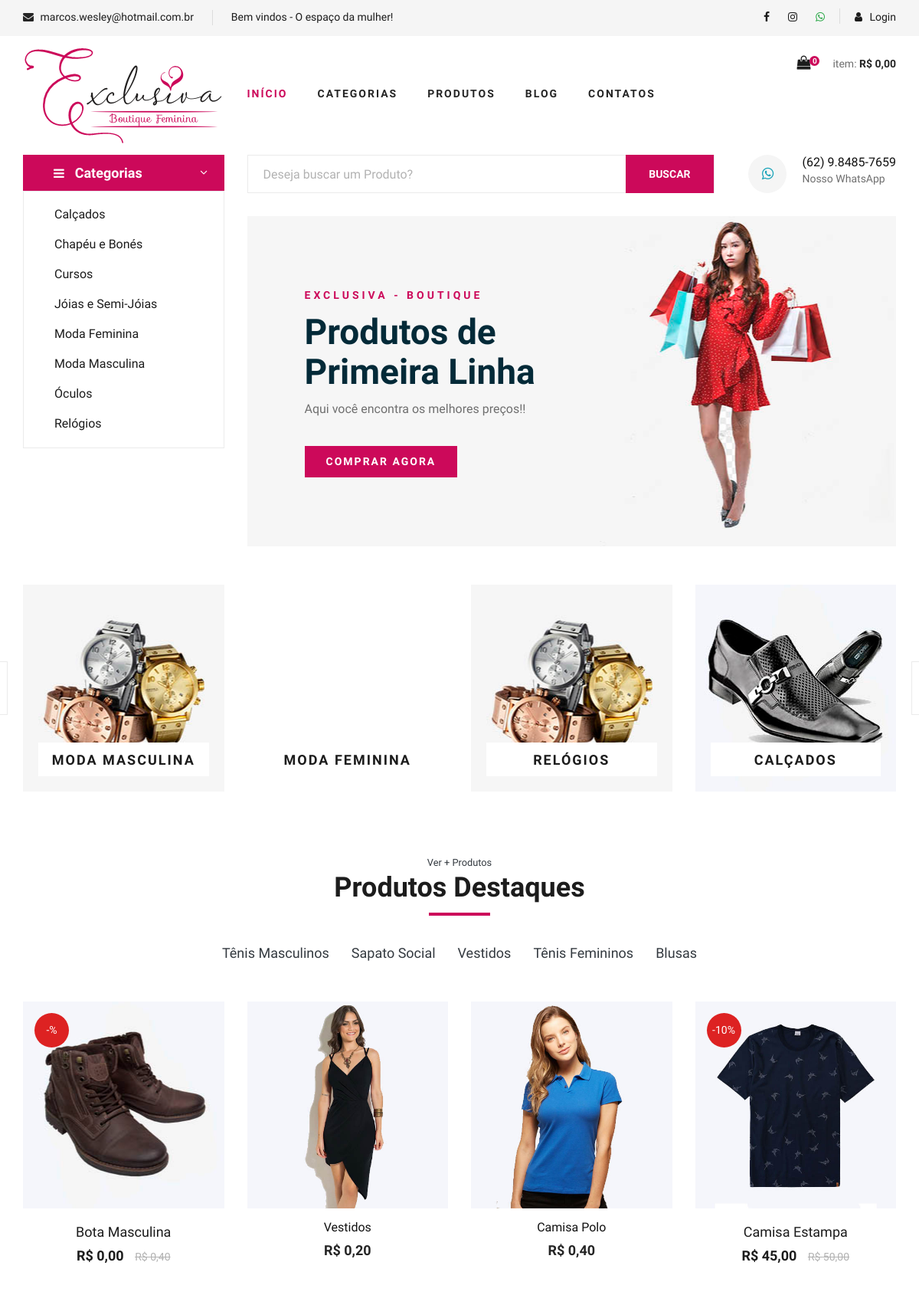
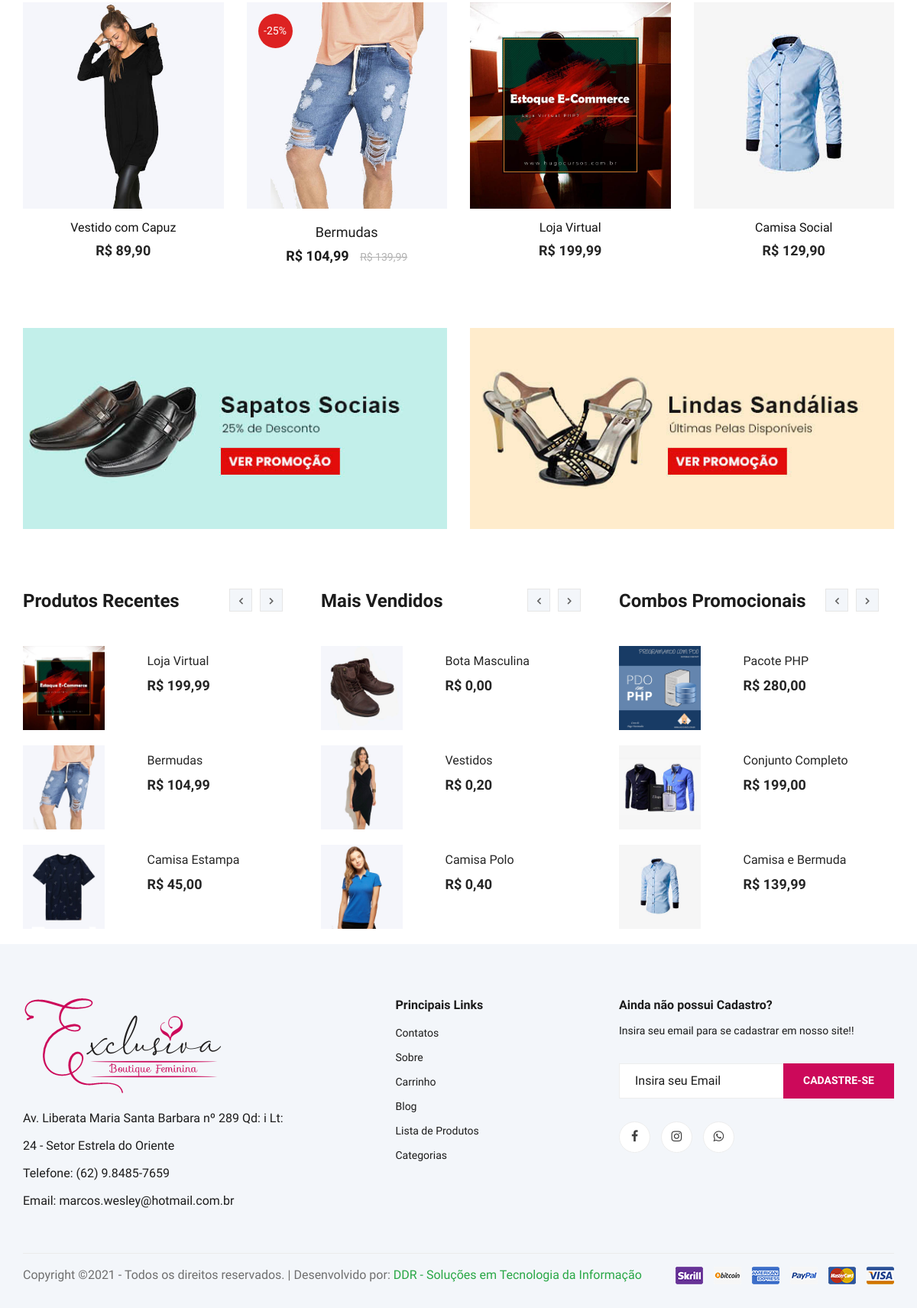
The page / on the database its author committed (2 pictures, top to bottom).
### tables this page shows
CREATE TABLE `categorias` (
  `id` int(11) NOT NULL AUTO_INCREMENT,
  `nome` varchar(50) NOT NULL,
  `nome_url` varchar(50) NOT NULL,
  `imagem` varchar(100) NOT NULL,
  PRIMARY KEY (`id`)
);

CREATE TABLE `sub_categorias` (
  `id` int(11) NOT NULL AUTO_INCREMENT,
  `nome` varchar(50) NOT NULL,
  `nome_url` varchar(50) NOT NULL,
  `imagem` varchar(100) NOT NULL,
  `id_categoria` int(11) NOT NULL,
  PRIMARY KEY (`id`)
);

CREATE TABLE `produtos` (
  `id` int(11) NOT NULL AUTO_INCREMENT,
  `categoria` int(11) NOT NULL,
  `sub_categoria` int(11) NOT NULL,
  `nome` varchar(100) NOT NULL,
  `nome_url` varchar(100) NOT NULL,
  `descricao` varchar(1000) NOT NULL,
  `descricao_longa` text NOT NULL,
  `valor` decimal(10,2) NOT NULL,
  `imagem` varchar(100) NOT NULL,
  `estoque` int(11) NOT NULL,
  `tipo_envio` int(11) NOT NULL,
  `palavras` varchar(250) NOT NULL,
  `ativo` varchar(5) NOT NULL,
  `peso` double(8,2) DEFAULT NULL,
  `largura` int(11) DEFAULT NULL,
  `altura` int(11) DEFAULT NULL,
  `comprimento` int(11) DEFAULT NULL,
  `modelo` varchar(100) DEFAULT NULL,
  `valor_frete` decimal(8,2) DEFAULT NULL,
  `promocao` varchar(5) NOT NULL,
  `vendas` int(11) DEFAULT NULL,
  `link` varchar(150) DEFAULT NULL,
  PRIMARY KEY (`id`)
);

CREATE TABLE `promocoes` (
  `id` int(11) NOT NULL AUTO_INCREMENT,
  `id_produto` int(11) NOT NULL,
  `valor` decimal(8,2) NOT NULL,
  `data_inicio` date NOT NULL,
  `data_final` date NOT NULL,
  `ativo` varchar(5) NOT NULL,
  `desconto` varchar(10) NOT NULL,
  PRIMARY KEY (`id`)
);

CREATE TABLE `promocao_banner` (
  `id` int(11) NOT NULL AUTO_INCREMENT,
  `titulo` varchar(50) NOT NULL,
  `link` varchar(100) NOT NULL,
  `imagem` varchar(100) NOT NULL,
  `ativo` varchar(5) NOT NULL,
  PRIMARY KEY (`id`)
);

CREATE TABLE `combos` (
  `id` int(11) NOT NULL AUTO_INCREMENT,
  `nome` varchar(100) NOT NULL,
  `nome_url` varchar(50) NOT NULL,
  `descricao` varchar(1000) NOT NULL,
  `descricao_longa` text NOT NULL,
  `valor` decimal(8,2) NOT NULL,
  `imagem` varchar(100) NOT NULL,
  `tipo_envio` int(1) NOT NULL,
  `palavras` varchar(250) NOT NULL,
  `ativo` varchar(5) NOT NULL,
  `peso` double(8,2) NOT NULL,
  `largura` double(8,2) NOT NULL,
  `altura` double(8,2) NOT NULL,
  `comprimento` double(8,2) NOT NULL,
  `valor_frete` decimal(10,2) DEFAULT NULL,
  `vendas` int(11) DEFAULT NULL,
  `link` varchar(150) DEFAULT NULL,
  PRIMARY KEY (`id`)
);

### config.php (called while the page is built, shortened)
<?php
$whatsapp = '(62) 9.8485-7659';
$whatsapp_link = '5562984857659';
$nome_loja = "Exclusiva - Boutique";
 ?>

### index.php (the view, shortened to what this page needs)
<?php
require_once("cabecalho.php");
require_once("conexao.php");
?>
<section class="hero">
  <div class="container">
    <div class="row">
      <div class="col-lg-3">
        <div class="hero__categories">
          <div class="hero__categories__all">
            <i class="fa fa-bars"></i>
            <span>Categorias</span>
          </div>
          <ul>
            <?php
            $query = $pdo->query("SELECT * FROM categorias order by nome asc ");
            $res = $query->fetchAll(PDO::FETCH_ASSOC);
            for ($i=0; $i < count($res); $i++) {
              $nome = $res[$i]['nome'];
              $nome_url = $res[$i]['nome_url'];
              ?>
              <li><a href="sub-categoria-de-<?php echo $nome_url ?>"><?php echo $nome ?></a></li>
            <?php } ?>
          </ul>
        </div>
      </div>
      <div class="col-lg-9">
        <div class="hero__search">
          <div class="hero__search__form">
           <form action="lista-produtos.php" method="get">
            <input name="txtBuscar" type="text" placeholder="Deseja buscar um Produto?">
            <button type="submit" class="site-btn">BUSCAR</button>
          </form>
        </div>
        <div class="hero__search__phone">
          <div class="hero__search__phone__icon">
            <a class="text-info" target="_blank" href="http://api.whatsapp.com/send?1=pt_BR&phone=<?php echo $whatsapp_link ?>" title="<?php echo $whatsapp ?>"><i class="fa fa-whatsapp"></i></a>
          </div>
          <div class="hero__search__phone__text">
            <h6><?php echo $whatsapp ?></h6>
            <span>Nosso WhatsApp</span>
          </div>
        </div>
      </div>
      <div class="hero__item set-bg bg-light" data-setbg="img/hero/banner.jpg">
        <div class="hero__text">
          <span><?php echo strToUpper($nome_loja) ?></span>
          <h2>Produtos de<br />Primeira Linha</h2>
          <p>Aqui você encontra os melhores preços!!</p>
          <a href="produtos.php" class="primary-btn">COMPRAR AGORA</a>
        </div>
      </div>
    </div>
  </div>
</div>
</section>
<section class="categories">
  <div class="container">
    <div class="row">
      <div class="categories__slider owl-carousel">
       <?php
       $query = $pdo->query("SELECT * FROM categorias order by id ");
       $res = $query->fetchAll(PDO::FETCH_ASSOC);
       for ($i=0; $i < count($res); $i++) {
        $nome = $res[$i]['nome'];
        $imagem = $res[$i]['imagem'];
        $nome_url = $res[$i]['nome_url'];
        ?>
        <div class="col-lg-3">
          <div class="categories__item set-bg" data-setbg="img/categorias/<?php echo $imagem ?>">
            <h5><a href="sub-categoria-de-<?php echo $nome_url ?>"><?php echo $nome ?></a></h5>
          </div>
        </div>
      <?php } ?>
    </div>
  </div>
</div>
</section>
<section class="featured spad">
  <div class="container">
    <div class="row">
      <div class="col-lg-12">
        <div class="section-title">
         <a class="text-dark" href="produtos.php"><span ><small>Ver + Produtos</small></span></a>
         <h2>Produtos Destaques </h2>
       </div>
       <div class="featured__controls">
        <ul>
         <?php
         $query = $pdo->query("SELECT * FROM sub_categorias order by id limit 5 ");
         $res = $query->fetchAll(PDO::FETCH_ASSOC);
         for ($i=0; $i < count($res); $i++) {
          $nome = $res[$i]['nome'];
          $nome_url = $res[$i]['nome_url'];
          ?>
          <li><a href="produtos-<?php echo $nome_url ?>" class="text-dark"><?php echo $nome ?></a></li>
        <?php } ?>
      </ul>
    </div>
  </div>
</div>
<div class="row featured__filter">
 <?php
 $query = $pdo->query("SELECT * FROM produtos where ativo = 'Sim' and estoque > 0 order by vendas desc limit 8 ");
 $res = $query->fetchAll(PDO::FETCH_ASSOC);
 for ($i=0; $i < count($res); $i++) {
  $nome = $res[$i]['nome'];
  $valor = $res[$i]['valor'];
  $nome_url = $res[$i]['nome_url'];
  $imagem = $res[$i]['imagem'];
  $promocao = $res[$i]['promocao'];
  $id = $res[$i]['id'];
  $valor = number_format($valor, 2, ',', '.');
  if($promocao == 'Sim'){
    $queryp = $pdo->query("SELECT * FROM promocoes where id_produto = '$id' ");
    $resp = $queryp->fetchAll(PDO::FETCH_ASSOC);
    $valor_promo = $resp[0]['valor'];
    $desconto = $resp[0]['desconto'];
    $valor_promo = number_format($valor_promo, 2, ',', '.');
    ?>
    <div class="col-lg-3 col-md-4 col-sm-6 mix sapatos fresh-meat">
      <div class="product__discount__item">
        <div class="product__discount__item__pic set-bg"
        data-setbg="img/produtos/<?php echo $imagem ?>">
        <div class="product__discount__percent">-<?php echo $desconto ?>%</div>
       </div>
       <div class="product__discount__item__text">
        <h5><a href="produto-<?php echo $nome_url ?>"><?php echo $nome ?></a></h5>
        <div class="product__item__price">R$ <?php echo $valor_promo ?> <span>R$ <?php echo $valor ?></span></div>
      </div>
    </div>
  </div>
<?php }else{ ?>
  <div class="col-lg-3 col-md-4 col-sm-6 mix sapatos fresh-meat">
    <div class="featured__item">
      <div class="featured__item__pic set-bg" data-setbg="img/produtos/<?php echo $imagem ?>">
        </div>
        <div class="featured__item__text">
          <a href="produto-<?php echo $nome_url ?>"><h6><?php echo $nome ?></h6>
            <h5>R$ <?php echo $valor ?></h5></a>
          </div>
        </div>
      </div>
    <?php } } ?>
  </div>
</div>
</section>
<div class="banner">
  <div class="container">
    <div class="row">
     <?php
     $query = $pdo->query("SELECT * FROM promocao_banner where ativo = 'Sim' order by id desc limit 2 ");
     $res = $query->fetchAll(PDO::FETCH_ASSOC);
     for ($i=0; $i < count($res); $i++) {
      $titulo = $res[$i]['titulo'];
      $link = $res[$i]['link'];
      $imagem = $res[$i]['imagem'];
      ?>
      <div class="col-lg-6 col-md-6 col-sm-6">
        <div class="banner__pic">
         <a href="<?php echo $link ?>" title="<?php echo $titulo ?>"> <img src="img/promocoes/<?php echo $imagem ?>" alt="<?php echo $titulo ?>"> </a>
       </div>
     </div>
   <?php } ?>
 </div>
</div>
</div>
<section class="latest-product spad d-none d-md-block">
  <div class="container">
    <div class="row">
      <div class="col-lg-4 col-md-6">
        <div class="latest-product__text">
          <h4>Produtos Recentes</h4>
          <div class="latest-product__slider owl-carousel">
            <div class="latest-prdouct__slider__item">
              <?php
              $query = $pdo->query("SELECT * FROM produtos order by id desc limit 3 ");
              $res = $query->fetchAll(PDO::FETCH_ASSOC);
              for ($i=0; $i < count($res); $i++) {
                $nome = $res[$i]['nome'];
                $valor = $res[$i]['valor'];
                $nome_url = $res[$i]['nome_url'];
                $imagem = $res[$i]['imagem'];
                $promocao = $res[$i]['promocao'];
                $id = $res[$i]['id'];
                if($promocao == 'Sim'){
                  $queryp = $pdo->query("SELECT * FROM promocoes where id_produto = '$id' ");
                  $resp = $queryp->fetchAll(PDO::FETCH_ASSOC);
                  $valor = $resp[0]['valor'];
                  $valor = number_format($valor, 2, ',', '.');
                }else{
                  $valor = number_format($valor, 2, ',', '.');
                }
                ?>
                <a href="produto-<?php echo $nome_url ?>" class="latest-product__item">
                  <div class="row">
                    <div class="col-md-5">
                      <div class="latest-product__item__pic">
                        <img src="img/produtos/<?php echo $imagem ?>" alt="">
                      </div>
                    </div>
                    <div class="col-md-7">
                      <div class="latest-product__item__text">
                        <h6><?php echo $nome ?></h6>
                        <span>R$ <?php echo $valor ?></span>
                      </div>
                    </div>
                  </div>
                </a>
              <?php } ?>
            </div>
          </div>
        </div>
      </div>
      <div class="col-lg-4 col-md-6">
        <div class="latest-product__text">
          <h4>Mais Vendidos</h4>
          <div class="latest-product__slider owl-carousel">
            <div class="latest-prdouct__slider__item">
              <?php
              $query = $pdo->query("SELECT * FROM produtos where ativo = 'Sim' and estoque > 0 order by vendas desc limit 3 ");
              $res = $query->fetchAll(PDO::FETCH_ASSOC);
              for ($i=0; $i < count($res); $i++) {
                $nome = $res[$i]['nome'];
                $valor = $res[$i]['valor'];
                $nome_url = $res[$i]['nome_url'];
                $imagem = $res[$i]['imagem'];
                $promocao = $res[$i]['promocao'];
                $id = $res[$i]['id'];
                if($promocao == 'Sim'){
                  $queryp = $pdo->query("SELECT * FROM promocoes where id_produto = '$id' ");
                  $resp = $queryp->fetchAll(PDO::FETCH_ASSOC);
                  $valor = $resp[0]['valor'];
                  $valor = number_format($valor, 2, ',', '.');
                }else{
                  $valor = number_format($valor, 2, ',', '.');
                }
                ?>
                <a href="produto-<?php echo $nome_url ?>" class="latest-product__item">
                  <div class="row">
                    <div class="col-md-5">
                      <div class="latest-product__item__pic">
                        <img src="img/produtos/<?php echo $imagem ?>" alt="">
                      </div>
                    </div>
                    <div class="col-md-7">
                      <div class="latest-product__item__text">
                        <h6><?php echo $nome ?></h6>
                        <span>R$ <?php echo $valor ?></span>
                      </div>
                    </div>
                  </div>
                </a>
              <?php } ?>
            </div>
          </div>
        </div>
      </div>
      <div class="col-lg-4 col-md-6">
        <div class="latest-product__text">
          <h4>Combos Promocionais</h4>
          <div class="latest-product__slider owl-carousel">
            <div class="latest-prdouct__slider__item">
              <?php
              $query = $pdo->query("SELECT * FROM combos where ativo = 'Sim' order by id desc limit 3 ");
              $res = $query->fetchAll(PDO::FETCH_ASSOC);
              for ($i=0; $i < count($res); $i++) {
                $nome = $res[$i]['nome'];
                $valor = $res[$i]['valor'];
                $nome_url = $res[$i]['nome_url'];
                $imagem = $res[$i]['imagem'];
                $valor = number_format($valor, 2, ',', '.');
                ?>
                <a href="combo-<?php echo $nome_url ?>" class="latest-product__item">
                  <div class="row">
                    <div class="col-md-5">
                      <div class="latest-product__item__pic">
                        <img src="img/combos/<?php echo $imagem ?>" alt="">
                      </div>
                    </div>
                    <div class="col-md-7">
                      <div class="latest-product__item__text">
                        <h6><?php echo $nome ?></h6>
                        <span>R$ <?php echo $valor ?></span>
                      </div>
                    </div>
                  </div>
                </a>
              <?php } ?>
            </div>
          </div>
        </div>
      </div>
    </div>
  </div>
</section>
<?php
require_once("rodape.php");
?>

### rows shown on the page
categorias: nome "Calçados", shows a picture, nome "CALÇADOS"
categorias: nome "Chapéu e Bonés"
categorias: nome "Cursos"
categorias: nome "Jóias e Semi-Jóias"
categorias: nome "Moda Feminina", nome "MODA FEMININA"
categorias: nome "Moda Masculina", nome "MODA MASCULINA"
categorias: nome "Óculos"
categorias: nome "Relógios", nome "RELÓGIOS"
sub_categorias: nome "Tênis Masculinos"
sub_categorias: nome "Sapato Social"
sub_categorias: nome "Vestidos"
sub_categorias: nome "Tênis Femininos"
sub_categorias: nome "Blusas"
produtos: shows a picture, nome "Bota Masculina", valor_promo "0,00", valor "0,40", imagem (picture), valor "0,00"
produtos: shows a picture, nome "Vestidos", valor "0,20", imagem (picture)
produtos: shows a picture, nome "Camisa Polo", valor "0,40", imagem (picture)
produtos: shows a picture, promocoes.desconto "10", nome "Camisa Estampa", promocoes.valor "45,00", valor "50,00", imagem (picture)
produtos: shows a picture, nome "Vestido com Capuz", valor "89,90"
produtos: shows a picture, promocoes.desconto "25", nome "Bermudas", promocoes.valor "104,99", valor "139,99", imagem (picture)
produtos: shows a picture, nome "Loja Virtual", valor "199,99", imagem (picture)
produtos: shows a picture, nome "Camisa Social", valor "129,90"
promocao_banner: imagem (picture)
promocao_banner: imagem (picture)
combos: imagem (picture), nome "Pacote PHP", valor "280,00"
combos: imagem (picture), nome "Conjunto Completo", valor "199,00"
combos: imagem (picture), nome "Camisa e Bermuda", valor "139,99"

### other values the page prints
$email "marcos.wesley@hotmail.com.br"
$texto_destaque "Bem vindos - O espaço da mulher!"
$linhas "0"
$total_c "0,00"
$whatsapp "(62) 9.8485-7659"
$nome_loja "EXCLUSIVA - BOUTIQUE"
$endereco_loja "Av. Liberata Maria Santa Barbara nº 289 Qd: i Lt: 24 - Setor Estrela do Oriente"
$telefone "(62) 9.8485-7659"
$copyright "Copyright ©2021 - Todos os direitos reservados. |"
